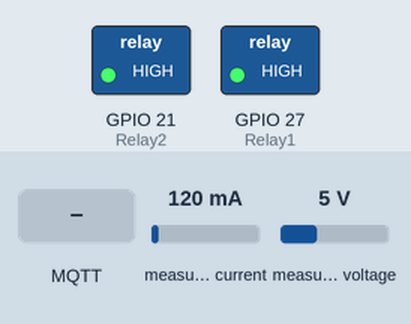
This sketch was run on a simulated ESP32. On the bench: switched loads named in the sketch (green lamp = pin HIGH). Inputs (shaded band) come from the test bench; at power-on: measured current 120 mA, measured voltage 5 V. WiFi joins after 1.5 s; servers stay silent unless stated; no MQTT or app messages arrive unless stated; what the sketch prints to the serial monitor is not drawn.

Above: at 2.7 s.
2.8 s: MQTT message "tat" arrives on the first subscribed topic
At 4.0 s:
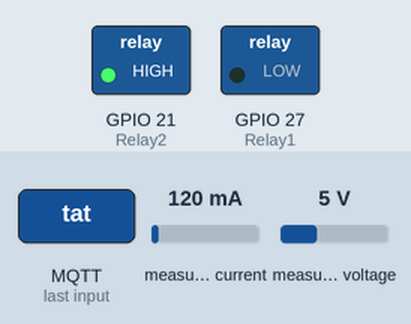
4.3 s: MQTT message "tat" arrives on the second subscribed topic
At 5.1 s:
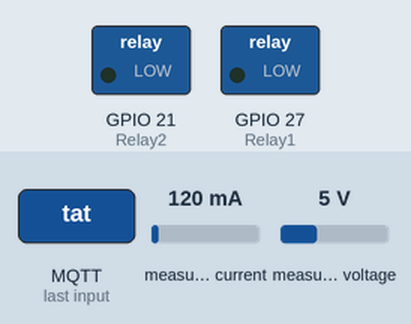
5.8 s: MQTT message "bat" arrives on the first subscribed topic
At 6.8 s:
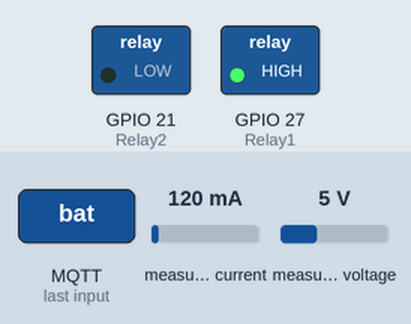
7.3 s: MQTT message "bat" arrives on the second subscribed topic
At 7.6 s:
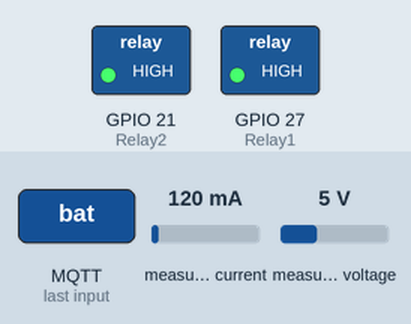
Timing chart, 0 to 9.8 s (numbered marks = the images above; inputs shaded):
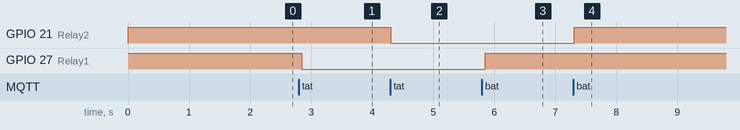

The sketch:

embeddedCode.ino
```cpp
#define Relay1 27
#define Relay2 21

#include <WiFi.h>
#include <PubSubClient.h>
#include <ArduinoJson.h>
#include <PZEM004Tv30.h>
#include <SoftwareSerial.h>

// Kết nối Wifi
const char *ssid = "Tenda_208638";
const char *password = "tumotdenchin";

// Thông tin MQTTBroker
const char *mqtt_broker = "broker.emqx.io";
const int mqtt_port = 1883;

// Biến đếm thời gian 3 giờ
unsigned long previousMillis = 0;
const long interval = 10800000;

// Biến đếm thời gian 1 tháng
unsigned long lastResetMillis = 0;
const long resetInterval = 2629746000;

// Biến tháng
int month = 1;

WiFiClient espClient;
PubSubClient client(espClient);
SoftwareSerial mySim(33, 32);
DynamicJsonDocument doc1(1024);
DynamicJsonDocument doc2(1024);
DynamicJsonDocument doc(1024);
DynamicJsonDocument docMonth(1024);

// PZEM của Dương
PZEM004Tv30 pzem1(&Serial1, 26, 25);
// PZEM của Thu
PZEM004Tv30 pzem2(&Serial2, 19, 18);

void setup() {
  // Cài serial baud
  Serial.begin(115200);

  // Khởi tạo module sim
  mySim.begin(115200);

  // Cài chân Relay
  pinMode(Relay1, OUTPUT);
  pinMode(Relay2, OUTPUT);
  digitalWrite(Relay1, HIGH);
  digitalWrite(Relay2, HIGH);

  // Kết nối WiFi
  WiFi.begin(ssid, password);
  while (WiFi.status() != WL_CONNECTED) {
    delay(500);
    Serial.println("Connecting to WiFi..");
  }
  Serial.println("Connected to the Wi-Fi network");

  // Kết nối tới MQTTBroker
  client.setServer(mqtt_broker, mqtt_port);
  client.setCallback(callback);
  while (!client.connected()) {
    String client_id = "esp32-client-";
    client_id += String(WiFi.macAddress());
    Serial.printf("The client %s connects to the public MQTT broker \n", client_id.c_str());
    if (client.connect(client_id.c_str())) {
      Serial.println("MQTT broker connected");
    } else {
      Serial.print("failed with state ");
      Serial.print(client.state());
      delay(2000);
    }
  }
  client.subscribe("Lightbulb");
  client.subscribe("Dryer");
}

void callback(char *topic, byte *payload, unsigned int length) {
  Serial.print("Message arrived in topic: ");
  Serial.println(topic);
  Serial.print("Message:");
  String msg;
  for (int i = 0; i < length; i++) {
    Serial.print((char)payload[i]);
    msg += (char)payload[i];
  }
  Serial.println();
  if (String(topic) == "Lightbulb") {
    if (msg == "bat") {
      digitalWrite(Relay1, HIGH);
      Serial.println("Machine 1: on!");
    } else if (msg == "tat") {
      digitalWrite(Relay1, LOW);
      Serial.println("Machine 1: off!");
    }
  }

  if (String(topic) == "Dryer") {
    if (msg == "bat") {
      digitalWrite(Relay2, HIGH);
      Serial.println("Machine 2: on!");
    } else if (msg == "tat") {
      digitalWrite(Relay2, LOW);
      Serial.println("Machine 2: off!");
    }
  }
}

void sendWarning(String text) {
  mySim.println("AT");
  delay(200);
  mySim.println("AT+CMFG=1");
  delay(200);
  mySim.println("AT+CMGS=\"+84942363104\"");
  delay(200);
  mySim.print(text);  //text content
  delay(200);
  mySim.write(26);
  delay(200);
}
void loop() {
  client.loop();

  // Lấy dữ liệu PZEM1
  float pzemW1 = pzem1.energy();
  float pzemP1 = pzem1.power();
  Serial.println(pzemP1);
  if (pzemP1 > 500) {
    digitalWrite(Relay1, LOW);
    sendWarning("Warning: Lightbulb is operating beyond its capacity!");
  }

  // Lấy dữ liệu PZEM2
  float pzemW2 = pzem2.energy();
  float pzemP2 = pzem2.power();
  Serial.println(pzemP2);
  if (pzemP2 > 500) {
    digitalWrite(Relay2, LOW);
    sendWarning("Warning: Dryer is operating beyond its capacity!");
  }

  //Đóng gói dữ liệu
  unsigned long currentMillis = millis();
  if (currentMillis - previousMillis >= interval) {
    doc["energy1"] = pzemW1;
    doc["energy2"] = pzemW2;
    char mqtt_message[128];
    serializeJson(doc, mqtt_message);
    client.publish("Energy", mqtt_message, true);
    previousMillis = currentMillis;
  }

  if (currentMillis - lastResetMillis >= resetInterval) {
    docMonth["energyMonth1"] = pzemW1;
    docMonth["energyMonth2"] = pzemW2;
    docMonth["month"] = month;
    docMonth["year"] = 2023;
    char mqtt_message[128];
    serializeJson(docMonth, mqtt_message);
    client.publish("monthlyenergy", mqtt_message, true);
    pzem1.resetEnergy();
    pzem2.resetEnergy();
    month++;
    if (month == 13) month = 1;
    lastResetMillis = currentMillis;
  }
}
```

Measured:
- after the input at 2.8 s, GPIO 27 (Relay1): HIGH → LOW after 0.05 s
- after the input at 4.3 s, GPIO 21 (Relay2): HIGH → LOW at once
- after the input at 5.8 s, GPIO 27 (Relay1): LOW → HIGH after 0.05 s
- after the input at 7.3 s, GPIO 21 (Relay2): LOW → HIGH at once
